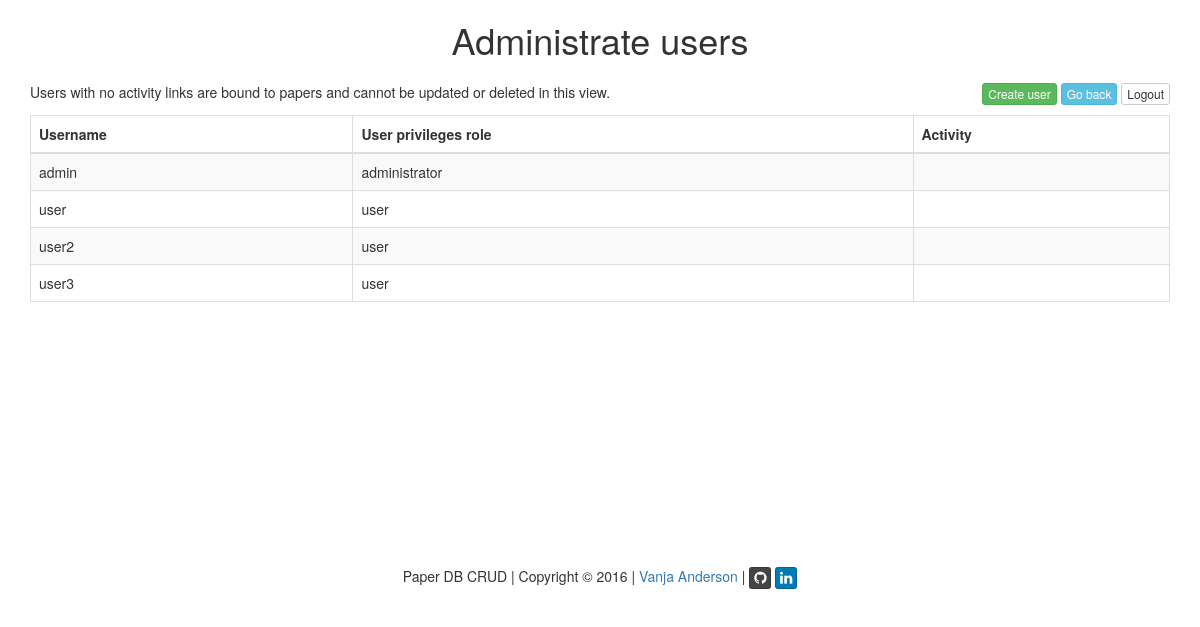
Page /?q=users (signed in) on the committed database.
### tables this page shows
CREATE TABLE IF NOT EXISTS user (
  name char(8) NOT NULL,
  pwd char(32) NOT NULL,
  role varchar(24) NOT NULL DEFAULT 'user',
  PRIMARY KEY (name),
   
  CONSTRAINT user_role_fk FOREIGN KEY (role) REFERENCES role(role)
);

### index.php (called while the page is built, shortened)
<?php
$q = null;
$page = "";
if(isset($_GET['q'])) {
	$q = $_GET['q'];
}
switch($q) {
	case "users": {
		$page = 'admin/users.php';
	} break;
}
include('inc/header.php');
include($page);
include('inc/footer.php');
?>

### admin/users.php (the view, shortened to what this page needs)
	<article>
		<div class="row">
			<h1 class="text-center empty-row-after"><?=USERS_TITLE;?></h1>
		</div>
		<div class="row">
			<p class="text-left col-xs-12 col-sm-8">
			Users with no activity links are bound to papers and cannot be updated or deleted in this view.</p>
			<p class="text-right col-xs-12 col-sm-4">
				<a href="?q=create_user" class="btn btn-xs btn-success"><?=BUTTON_CREATE_USER;?></a>
				<a href="?q=start" class="btn btn-xs btn-info"><?=BUTTON_BACK;?></a>
				<a href="?q=logout" class="btn btn-xs btn-default"><?=BUTTON_LOGOUT;?></a>
			</p>
		</div>
		<table class="table table-striped table-bordered">
			<thead>
				<tr>
					<th><?=USERNAME;?></th>
					<th><?=USER_ROLE;?></th>
					<th><?=ACTIVITY;?></th>
				</tr>
			</thead>
			<tbody>
<?php
$pdo = CDatabase::connect();
$sql = 'SELECT * FROM user ORDER BY name ASC';
foreach ($pdo->query($sql) as $row) {
	echo '<tr>';
	echo '<td>'.$row['name'].'</td>';
	echo '<td>'.$row['role'].'</td>';
	echo '<td class="activity-column">';
	echo '</td>';
	echo '</tr>';
}
?>
				</tbody>
			</table>
	</article>

### inc/header.php (shortened to what this page needs)
<!DOCTYPE html>
<html lang="en">
	<head>
		<link rel="stylesheet" href="<?=DOCUMENT_ROOT;?>/css/bootstrap.min.css" />
		<link rel="stylesheet" href="<?=DOCUMENT_ROOT;?>/css/my.css" />
		<link rel="stylesheet" href="<?=DOCUMENT_ROOT;?>/css/bootstrap-social.css" />
		<link rel="stylesheet" href="<?=DOCUMENT_ROOT;?>/css/font-awesome.css" />
	</head>
	<body>
		<section class="container">

### inc/footer.php (shortened to what this page needs)
			<footer class="row">
				<p class="text-center"><?=WEB_PAGE_TITLE;?> | Copyright &copy; <?=date('Y');?> | <a href="http://vanjaswebb.se/en">Vanja Anderson</a> |
				<a href="https://github.com/vanjaanderson" class="btn btn-xs btn-social-icon btn-github"><em class="fa fa-github"></em></a> <a href="https://se.linkedin.com/in/vanjaanderson" class="btn btn-xs btn-social-icon btn-linkedin"><em class="fa fa-linkedin"></em></a></p>
			</footer>
		</section>
	</body>
</html>

### css/my.css (style rules this page uses)
.empty-row-after { padding-bottom: 12px; }
article { min-height: 566px; }
.activity-column { max-width: 263px; }

### rows in the picture
user: name "admin", role "administrator"
user: name "user", role "user"
user: name "user2", role "user"
user: name "user3", role "user"

### other values in the picture
USERS_TITLE "Administrate users"
BUTTON_CREATE_USER "Create user"
BUTTON_BACK "Go back"
BUTTON_LOGOUT "Logout"
USERNAME "Username"
USER_ROLE "User privileges role"
ACTIVITY "Activity"
WEB_PAGE_TITLE "Paper DB CRUD"
